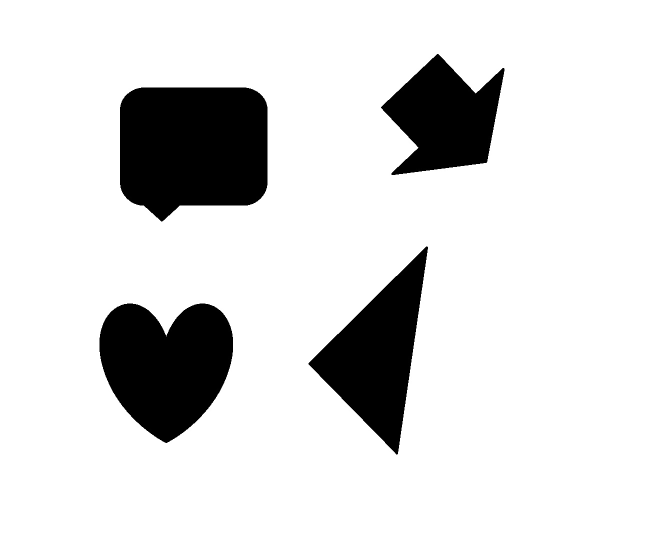
#> input picture testImg.jpg, 1304 x 1115 px, given in place of the camera (shown at 1/2 size)
$ python colorObjDetector.py
#> lines starting #> are read from the running program, lines starting #| are printed output that depends on the picture; after the words box and inside, x2 and y2 are one past the last pixel; in counts of white or black regions, pixels touching at a corner belong together
#> the answer given: 1
#> further down, frame is the input picture: shape (1115, 1304, 3); min 0, max 255, mean 219.6
import cv2
import numpy as np
import settings


class ColorObjectDetector:

    def __init__(self):
        # BRG
        self.color_ranges = {
            "black": [(np.array([0,0,0]), np.array([settings.RGB_MAX_VALUE] * 3))]
        }

    def process_frame(self, frame, target_colors, line_amount):
#> called with line_amount = 16
        img = frame

        for i in range(line_amount):
            if i != 0:
                cv2.line(img, (0, settings.RES[1]//settings.LINE_AMOUNT * i), (settings.RES[0], settings.RES[1]//settings.LINE_AMOUNT * i), settings.WHITE, settings.LINE_THICKNESS)
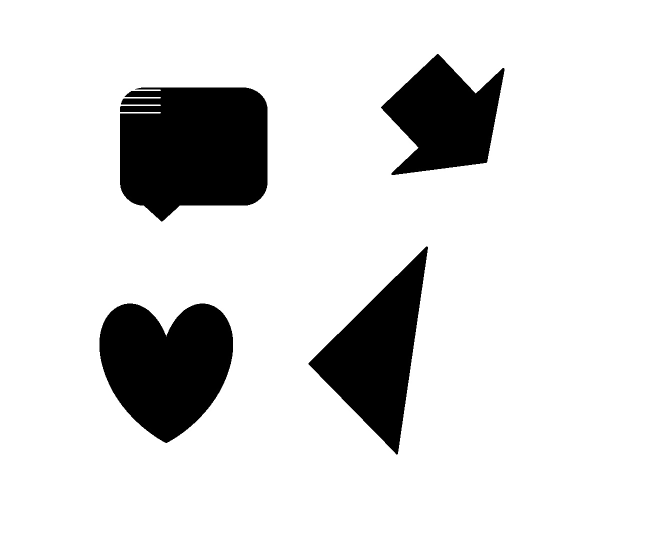
#> img: shape (1115, 1304, 3) (shown at 1/2 size); 0.06% of pixels changed, all inside (x1, y1, x2, y2) = (240, 179, 322, 227)

        outputImg = img.copy()

        img = cv2.GaussianBlur(frame, (settings.BLUR_STRENGTH, settings.BLUR_STRENGTH), 0)

        centers = []

        for colorName in target_colors:
            if colorName not in self.color_ranges:
                continue

            mask = None
            for lower, upper in self.color_ranges[colorName]:
                if mask is None:
                    mask = cv2.inRange(img, lower, upper)
                else:
                    mask = cv2.bitwise_or(mask, cv2.inRange(img, lower, upper))

            contours, _ = cv2.findContours(
                mask, cv2.RETR_EXTERNAL, cv2.CHAIN_APPROX_SIMPLE
            )

            colorCount = 0
            for i in range(len(contours)):
                contour = contours[i]
                area = cv2.contourArea(contour)
                if area < settings.MIN_MASK_AREA or area > settings.MAX_MASK_AREA:
                    continue

                colorCount += 1

                M = cv2.moments(contour)
                if M["m00"] != 0:
                    cx = int(M["m10"] / M["m00"])
                    cy = int(M["m01"] / M["m00"])

                    centers.append([cx, cy])

                    cv2.drawContours(outputImg, [contour], -1, (0, 255, 0), settings.LINE_THICKNESS)
                    cv2.circle(outputImg, (cx, cy), 5, (146, 255, 176), -1)
#> after the loop, centers = []

        return outputImg, centers


if __name__ == "__main__":
    detector = ColorObjectDetector()

    available_colors = " ".join(detector.color_ranges.keys())
    print(f"Available colors: {available_colors}")
    selected_colors = input("Choose an available color: ").split()

    cap = cv2.VideoCapture(0)

    if not cap.isOpened():
        print("Помилка: Не вдалося відкрити камеру")
        exit()

    print("Camera running. Press 'q' to quit.")

    while True:
        ret, frame = cap.read()
        if not ret:
            print("Failed to grab frame.")
            break

        processed_frame, centers = detector.process_frame(
            frame, target_colors=selected_colors, line_amount=settings.LINE_AMOUNT
        )
#> centers = []

        cv2.imshow("Detected Objects", processed_frame)

        if cv2.waitKey(1) & 0xFF == ord("q"):
#> (key q is pressed here)
            break

    cap.release()
    cv2.destroyAllWindows()
